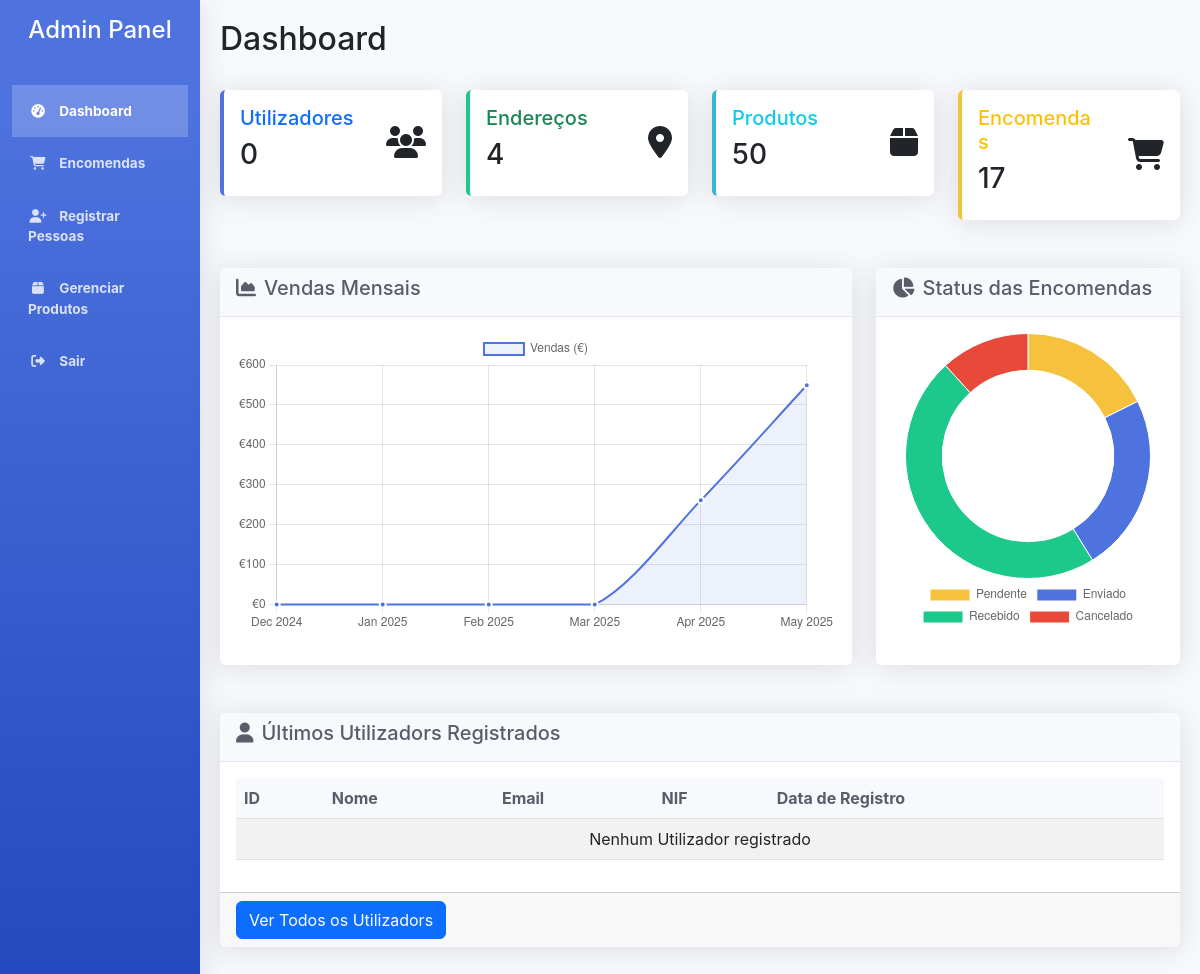
Before: /admin/dashboard.php (signed in) with the older database file.
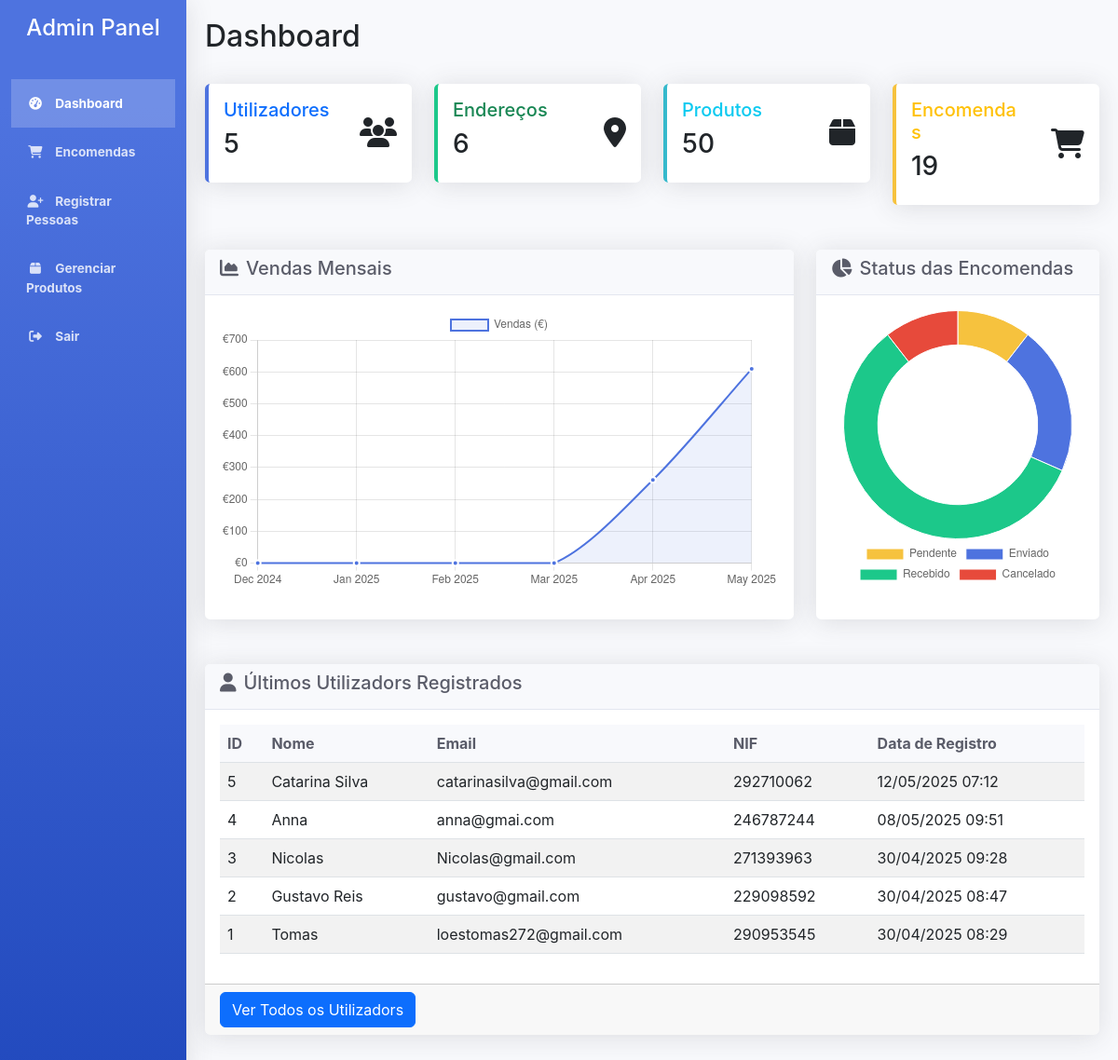
After: the same page with the newer database file.
### tables this page shows
CREATE TABLE IF NOT EXISTS `users` (
  `id` int(11) NOT NULL AUTO_INCREMENT,
  `nome` varchar(100) NOT NULL,
  `email` varchar(100) NOT NULL,
  `senha` varchar(255) NOT NULL,
  `nif` varchar(20) NOT NULL,
  `nome_da_empresa` varchar(100) DEFAULT NULL,
  `nif_da_empresa` varchar(20) DEFAULT NULL,
  `data_registro` timestamp NOT NULL DEFAULT current_timestamp(),
  `telefone` varchar(20) DEFAULT NULL,
  PRIMARY KEY (`id`),
  UNIQUE KEY `email` (`email`)
);

### admin/dashboard.php (the view, shortened to what this page needs)
<?php
require_once 'config.php';
$total_users = 0;
$total_enderecos = 0;
$sql_users = "SELECT COUNT(*) as total FROM users";
$result_users = $conn->query($sql_users);
if ($result_users === false) {
    error_log("Erro na consulta de Utilizadors: " . $conn->error);
} else {
    $row = $result_users->fetch_assoc();
    $total_users = $row['total'];
}
$sql_enderecos = "SELECT COUNT(*) as total FROM enderecos";
$result_enderecos = $conn->query($sql_enderecos);
if ($result_enderecos === false) {
    error_log("Erro na consulta de endereços: " . $conn->error);
} else {
    $row = $result_enderecos->fetch_assoc();
    $total_enderecos = $row['total'];
}
$ultimos_users = [];
$sql_ultimos = "SELECT id, nome, email, nif, data_registro FROM users ORDER BY data_registro DESC LIMIT 5";
$result_ultimos = $conn->query($sql_ultimos);
if ($result_ultimos === false) {
    error_log("Erro na consulta dos últimos Utilizadors: " . $conn->error);
} else {
    while ($row = $result_ultimos->fetch_assoc()) {
        $ultimos_users[] = $row;
    }
}
$total_produtos = 0;
$sql_produtos = "SELECT COUNT(*) as total FROM produtos";
$result_produtos = $conn->query($sql_produtos);
if ($result_produtos === false) {
    error_log("Erro na consulta de produtos: " . $conn->error);
} else {
    $row = $result_produtos->fetch_assoc();
    $total_produtos = $row['total'];
}
$total_encomendas = 0;
$sql_encomendas = "SELECT COUNT(*) as total FROM compras";
$result_encomendas = $conn->query($sql_encomendas);
if ($result_encomendas === false) {
    error_log("Erro na consulta de encomendas: " . $conn->error);
} else {
    $row = $result_encomendas->fetch_assoc();
    $total_encomendas = $row['total'];
}
?>
<!DOCTYPE html>
<html lang="pt">
<head>
    <link rel="stylesheet" href="https://cdn.jsdelivr.net/npm/bootstrap@5.3.0/dist/css/bootstrap.min.css">
    <link rel="stylesheet" href="https://cdnjs.cloudflare.com/ajax/libs/font-awesome/6.4.0/css/all.min.css">
</head>
<body>
    <div class="container-fluid">
        <div class="row">
            <div class="col-md-2 sidebar">
                <h4 class="text-center text-white mb-4 py-3">Admin Panel</h4>
                <a href="dashboard.php" class="active"><i class="fas fa-tachometer-alt"></i> Dashboard</a>
                <a href="encomendas.php"><i class="fas fa-shopping-cart"></i> Encomendas</a>
                <a href="registrar.php"><i class="fas fa-user-plus"></i> Registrar Pessoas</a>
                <a href="produtosg.php"><i class="fas fa-box"></i> Gerenciar Produtos</a>
                <a href="logout.php"><i class="fas fa-sign-out-alt"></i> Sair</a>
            </div>
            <div class="col-md-10 content">
                <div class="d-flex justify-content-between align-items-center mb-4">
                    <h2>Dashboard</h2>
                </div>
                <div class="row">
                    <div class="col-md-3">
                        <div class="card card-dashboard primary">
                            <div class="card-body">
                                <div class="row align-items-center">
                                    <div class="col-8">
                                        <h5 class="card-title text-primary">Utilizadores</h5>
                                        <h3><?php echo $total_users; ?></h3>
                                    </div>
                                    <div class="col-4 text-end">
                                        <i class="fas fa-users fa-2x text-gray-300"></i>
                                    </div>
                                </div>
                            </div>
                        </div>
                    </div>
                    <div class="col-md-3">
                        <div class="card card-dashboard success">
                            <div class="card-body">
                                <div class="row align-items-center">
                                    <div class="col-8">
                                        <h5 class="card-title text-success">Endereços</h5>
                                        <h3><?php echo $total_enderecos; ?></h3>
                                    </div>
                                    <div class="col-4 text-end">
                                        <i class="fas fa-map-marker-alt fa-2x text-gray-300"></i>
                                    </div>
                                </div>
                            </div>
                        </div>
                    </div>
                    <div class="col-md-3">
                        <div class="card card-dashboard info">
                            <div class="card-body">
                                <div class="row align-items-center">
                                    <div class="col-8">
                                        <h5 class="card-title text-info">Produtos</h5>
                                        <h3><?php echo $total_produtos; ?></h3>
                                    </div>
                                    <div class="col-4 text-end">
                                        <i class="fas fa-box fa-2x text-gray-300"></i>
                                    </div>
                                </div>
                            </div>
                        </div>
                    </div>
                    <div class="col-md-3">
                        <div class="card card-dashboard warning">
                            <div class="card-body">
                                <div class="row align-items-center">
                                    <div class="col-8">
                                        <h5 class="card-title text-warning">Encomendas</h5>
                                        <h3><?php echo $total_encomendas; ?></h3>
                                    </div>
                                    <div class="col-4 text-end">
                                        <i class="fas fa-shopping-cart fa-2x text-gray-300"></i>
                                    </div>
                                </div>
                            </div>
                        </div>
                    </div>
                </div>
                <div class="row mt-4">
                    <div class="col-md-8">
                        <div class="card">
                            <div class="card-header">
                                <h5><i class="fas fa-chart-area me-2"></i>Vendas Mensais</h5>
                            </div>
                            <div class="card-body">
                                <div class="chart-container">
                                    <canvas id="vendasChart"></canvas>
                                </div>
                            </div>
                        </div>
                    </div>
                    <div class="col-md-4">
                        <div class="card">
                            <div class="card-header">
                                <h5><i class="fas fa-chart-pie me-2"></i>Status das Encomendas</h5>
                            </div>
                            <div class="card-body">
                                <div class="chart-container">
                                    <canvas id="statusChart"></canvas>
                                </div>
                            </div>
                        </div>
                    </div>
                </div>
                <div class="card mt-4">
                    <div class="card-header">
                        <h5><i class="fas fa-user me-2"></i>Últimos Utilizadors Registrados</h5>
                    </div>
                    <div class="card-body">
                        <div class="table-responsive">
                            <table class="table table-striped table-hover">
                                <thead>
                                    <tr>
                                        <th>ID</th>
                                        <th>Nome</th>
                                        <th>Email</th>
                                        <th>NIF</th>
                                        <th>Data de Registro</th>
                                    </tr>
                                </thead>
                                <tbody>
                                    <?php
                                    if (count($ultimos_users) > 0) {
                                        foreach ($ultimos_users as $users) {
                                            echo "<tr>";
                                            echo "<td>" . $users["id"] . "</td>";
                                            echo "<td>" . $users["nome"] . "</td>";
                                            echo "<td>" . $users["email"] . "</td>";
                                            echo "<td>" . $users["nif"] . "</td>";
                                            echo "<td>" . date('d/m/Y H:i', strtotime($users["data_registro"])) . "</td>";
                                            echo "</tr>";
                                        }
                                    } else {
                                        echo "<tr><td colspan='5' class='text-center'>Nenhum Utilizador registrado</td></tr>";
                                    }
                                    ?>
                                </tbody>
                            </table>
                        </div>
                    </div>
                    <div class="card-footer">
                        <a href="registrar.php" class="btn btn-primary">Ver Todos os Utilizadors</a>
                    </div>
                </div>
            </div>
        </div>
    </div>
</body>
</html>

### admin/dashboard.php (style rules this page uses)
:root { --primary: #4e73df; --secondary: #858796; --success: #1cc88a; --info: #36b9cc; --warning: #f6c23e; --danger: #e74a3b; --light: #f8f9fc; --dark: #5a5c69; }
body { background-color: #f8f9fc; font-family: 'Nunito', -apple-system, BlinkMacSystemFont, 'Segoe UI', Roboto, 'Helvetica Neue', Arial, sans-serif; }
.sidebar { min-height: 100vh; background: linear-gradient(180deg, var(--primary) 10%, #224abe 100%); box-shadow: 0 0.15rem 1.75rem 0 rgba(58, 59, 69, 0.15); }
.sidebar a { color: rgba(255, 255, 255, 0.8); padding: 1rem; font-weight: 700; font-size: 0.85rem; display: block; text-decoration: none; }
.sidebar a.active { color: #fff; background-color: rgba(255, 255, 255, 0.2); }
.sidebar a i { margin-right: 0.5rem; width: 1.25rem; text-align: center; }
.card { border: none; border-radius: 0.35rem; box-shadow: 0 0.15rem 1.75rem 0 rgba(58, 59, 69, 0.15); margin-bottom: 1.5rem; }
.card-header { background-color: #f8f9fc; border-bottom: 1px solid #e3e6f0; font-weight: 700; color: var(--dark); }
.card-dashboard { border-left: 4px solid var(--primary); transition: transform 0.2s; }
.card-dashboard.primary { border-left-color: var(--primary); }
.card-dashboard.success { border-left-color: var(--success); }
.card-dashboard.info { border-left-color: var(--info); }
.card-dashboard.warning { border-left-color: var(--warning); }
.content { padding: 20px; }
.chart-container { position: relative; height: 300px; margin-bottom: 1rem; }
.table-responsive { overflow-x: auto; }
.table thead th { background-color: #f8f9fc; color: var(--dark); font-weight: 700; border-top: none; }

Changed rows visible on the page:
added users: id "5", nome "Catarina Silva", email "catarinasilva@gmail.com", nif "292710062", data_registro "12/05/2025 07:12"
added users: id "4", nome "Anna", email "anna@gmai.com", nif "246787244", data_registro "08/05/2025 09:51"
added users: id "3", nome "Nicolas", email "Nicolas@gmail.com", nif "271393963", data_registro "30/04/2025 09:28"
added users: id "2", nome "Gustavo Reis", email "gustavo@gmail.com", nif "229098592", data_registro "30/04/2025 08:47"
added users: id "1", nome "Tomas", email "loestomas272@gmail.com", nif "290953545", data_registro "30/04/2025 08:29"
Other visible differences:
$total_users: "0" → "5"
$total_enderecos: "4" → "6"
$total_encomendas: "17" → "19"
chart data {{ json_encode($dados_vendas) }}: [0,0,0,0,261.05,549.21] → [0,0,0,0,261.05,609.21]
chart data {{ $status_encomendas[$status] }}: 3, 4, 8, 2 → 2, 4, 11, 2
text no longer shown: "Nenhum Utilizador registrado"
